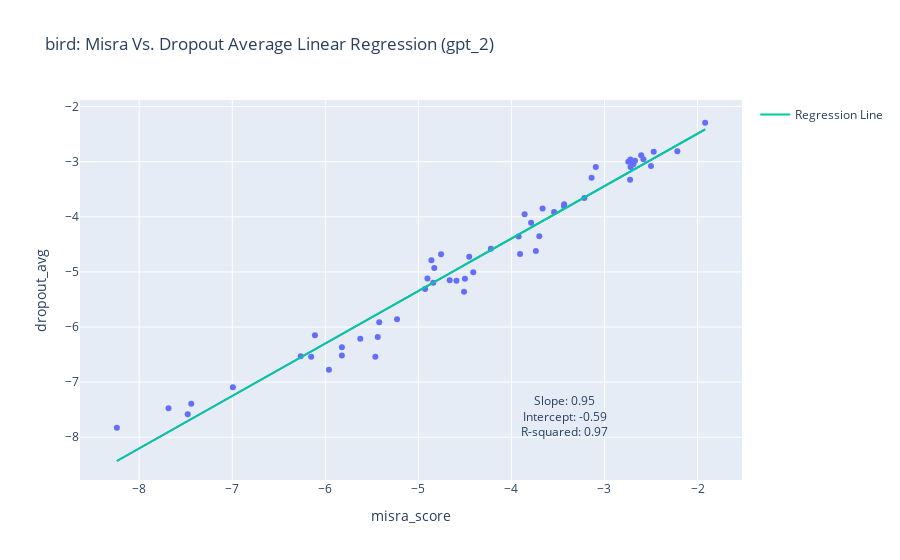

Notebook cell for this chart:
### Code cell
lingress_misra_dropout(gpt_2, 'bird', 'gpt_2')
